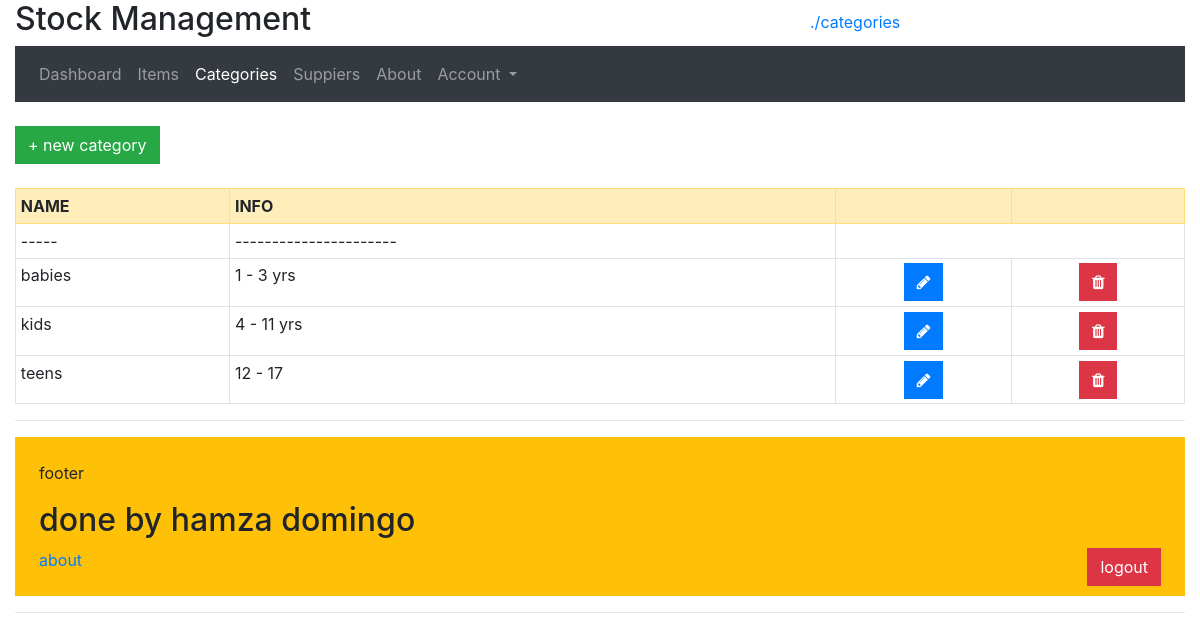
Page /category-read.php (signed in) on the committed database.
### tables this page shows
CREATE TABLE `categories` (
  `id` int(3) NOT NULL,
  `name` varchar(100) DEFAULT NULL,
  `info` varchar(255) DEFAULT NULL
);

### category-read.php (the view, shortened to what this page needs)
<?php require "db_config.php";?>
<?php
    $sql = "SELECT * FROM categories ORDER BY `name` ASC";
    $result = $conn->query($sql);
    $categories_db = $result->fetch_all(MYSQLI_ASSOC);
?>
<?php include "./includes/header.php" ?>
<br>
<a href="./category-create.php" class="btn btn-success">+ new category</a>
<br>
<br>
<table id="dtOrderExample" class="categories table-sm table table-bordered">
    <tr class="table-warning">
        <th scope="col">NAME</th>
        <th scope="col">INFO</th>
        <th scope="col"></th>
        <th scope="col"></th>
    </tr>
    <?php foreach ($categories_db as $value) :?>
        <tr>
            <td><?=$value['name']?></td>
            <td><?=$value['info']?></td>
            <?php if($value['id'] != 1) :?>
                <td class="text-center"><a href="./category-update.php?id=<?=$value['id']?>&name=<?=$value['name']?>" class="fa fa-pencil btn btn-primary"></a></td>
                <td class="text-center"><a href="./category-delete-warning.php?id=<?=$value['id']?>" class="fa fa-trash btn btn-danger"></a></td>
            <?php endif;?>
        </tr>
    <?php endforeach?>
</table>
<?php include "./includes/footer.php" ?>

### assets/style.css (style rules this page uses)
*, *::after, *::before { margin: 0; border-radius: 0 !important; box-sizing: border-box; }

### rows in the picture
categories: name "-----", info "----------------------"
categories: name "babies", info "1 - 3 yrs"
categories: name "kids", info "4 - 11 yrs"
categories: name "teens", info "12 - 17"

### other values in the picture
$page_title "categories"
